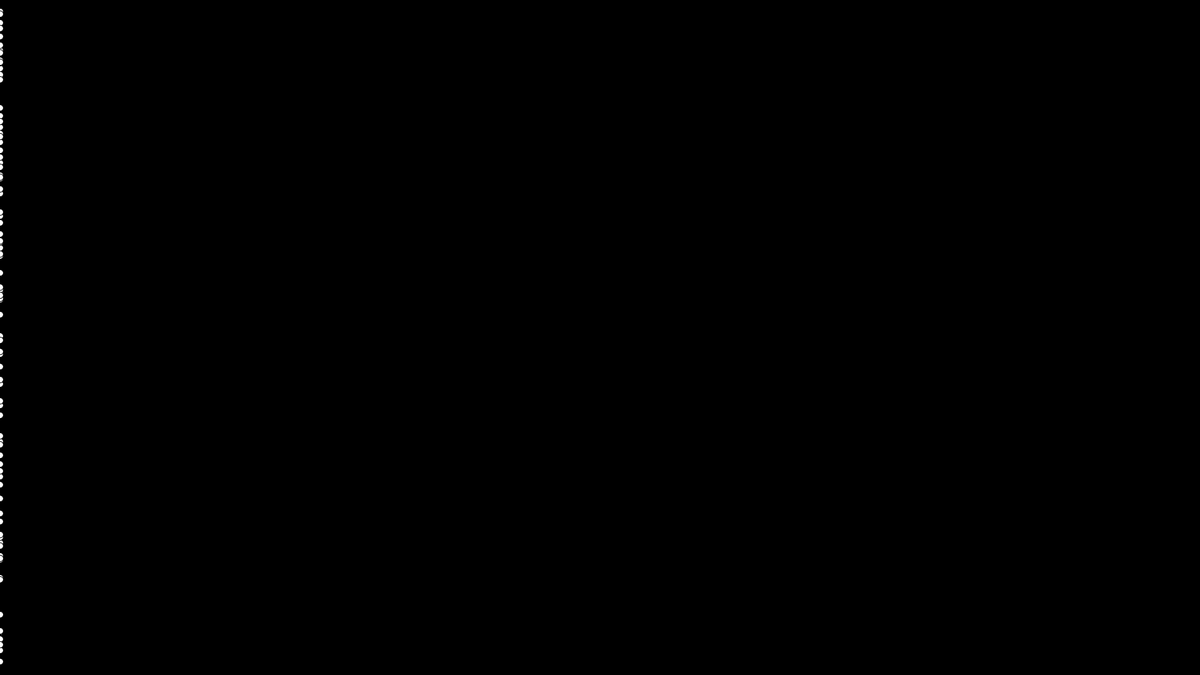
Frame 1 (no input)
Frame 60 (the mouse pressed at the canvas centre just before this capture): identical to frame 1, image omitted
Frame 120 (the mouse held since frame 60 and released just before this capture): identical to frame 1, image omitted

The Processing sketch that drew this single still picture (run headless with seeded random() and noise(); from frame 60 on, the mouse is pressed at the canvas centre):

// Processing sketch: FlowField
// ── FlowField.pde
int windowSizeX = 1920;
int windowSizeY = 1080;
color bgColor = color(0, 0, 0);

int gridResolution = 100;
int gridMargin = 100;
int nRows;
int nColumns;
float[][] Grid;

int arrowLength = 15;
color arrowColor = color(255, 255, 255);

float noise_scale = 10;

int nPoints = 100;
PVector[] Points;
float stepLength = 5;

void drawArrow(int cx, int cy, int len, float angle, color c) {
  pushMatrix();
  translate(cx, cy);
  rotate(angle);
  stroke(c);
  line(0, 0, len, 0);
  line(len, 0, len - 4, -4);
  line(len, 0, len - 4, 4);
  popMatrix();
}

void initGrid() {
  nRows = (int)(windowSizeY + gridMargin) / gridResolution;
  nColumns = (int)(windowSizeX + gridMargin) / gridResolution;

  Grid = new float[nRows][nColumns];

  for (int i = 0; i < nRows; i++) {
    for (int j = 0; j < nColumns; j++) {
      Grid[i][j] = 0.0;
    }
  }
}

void updateGrid() {
  for (int i = 0; i < nRows; i++) {
    for (int j = 0; j < nColumns; j++) {
      Grid[i][j] = noise(i/noise_scale, j/noise_scale, second()/noise_scale) * 2 * PI;
    }
  }
}

void drawGrid() {
  for (int i = 0; i < nRows; i++) {
    for (int j = 0; j < nColumns; j++) {
      float angle = Grid[i][j];
      int y = (i * gridResolution);
      int x = (j * gridResolution);
      drawArrow(x, y, arrowLength, angle, arrowColor);
    }
  }
}

void initPoints() {
  Points = new PVector[nPoints];
  for (int i = 0; i < nPoints; i++) {
    Points[i] = new PVector(0, random(windowSizeY + gridMargin));
  }
}

void updatePoints(){
  for (int i = 0; i < nPoints; i++) {
    int rowIndex =(int)Points[i].y / gridResolution;
    int columnIndex =(int)Points[i].x / gridResolution;
    float angle = Grid[rowIndex][columnIndex];
    
    float newX = Points[i].x + stepLength * cos(angle);
    float newY = Points[i].y + stepLength * sin(angle);
    
    if (newX > windowSizeX + gridMargin || newY > windowSizeY + gridMargin || newX < 0 || newY < 0){
      newX = 0.0;
      newY = random(windowSizeY + gridMargin);
    }
    
    Points[i].x = newX;
    Points[i].y = newY;

    
  }
}

void drawPoints() {
  for (int i = 0; i < nPoints; i++) {
    fill(255, 255, 255);
    circle(Points[i].x, Points[i].y, 10);
  }
}

void settings() {
  size(windowSizeX, windowSizeY);
}
void setup() {
  frameRate(60);
  initGrid();
  initPoints();
}

void draw() {
  background(bgColor);
  updateGrid();
  //drawGrid();
  drawPoints();
}
